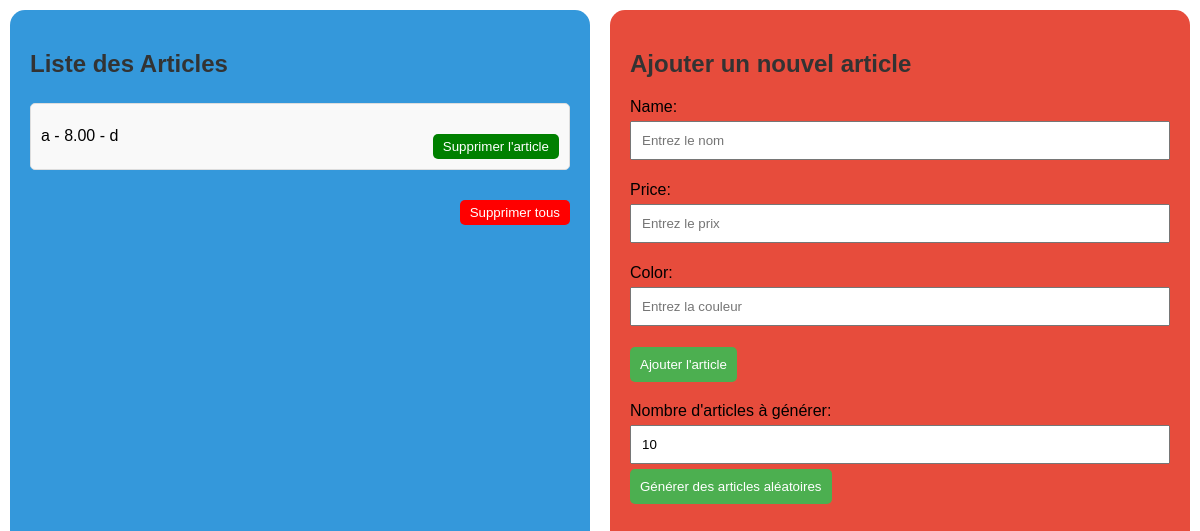
/article_list/, run on an earlier commit of the app's database.
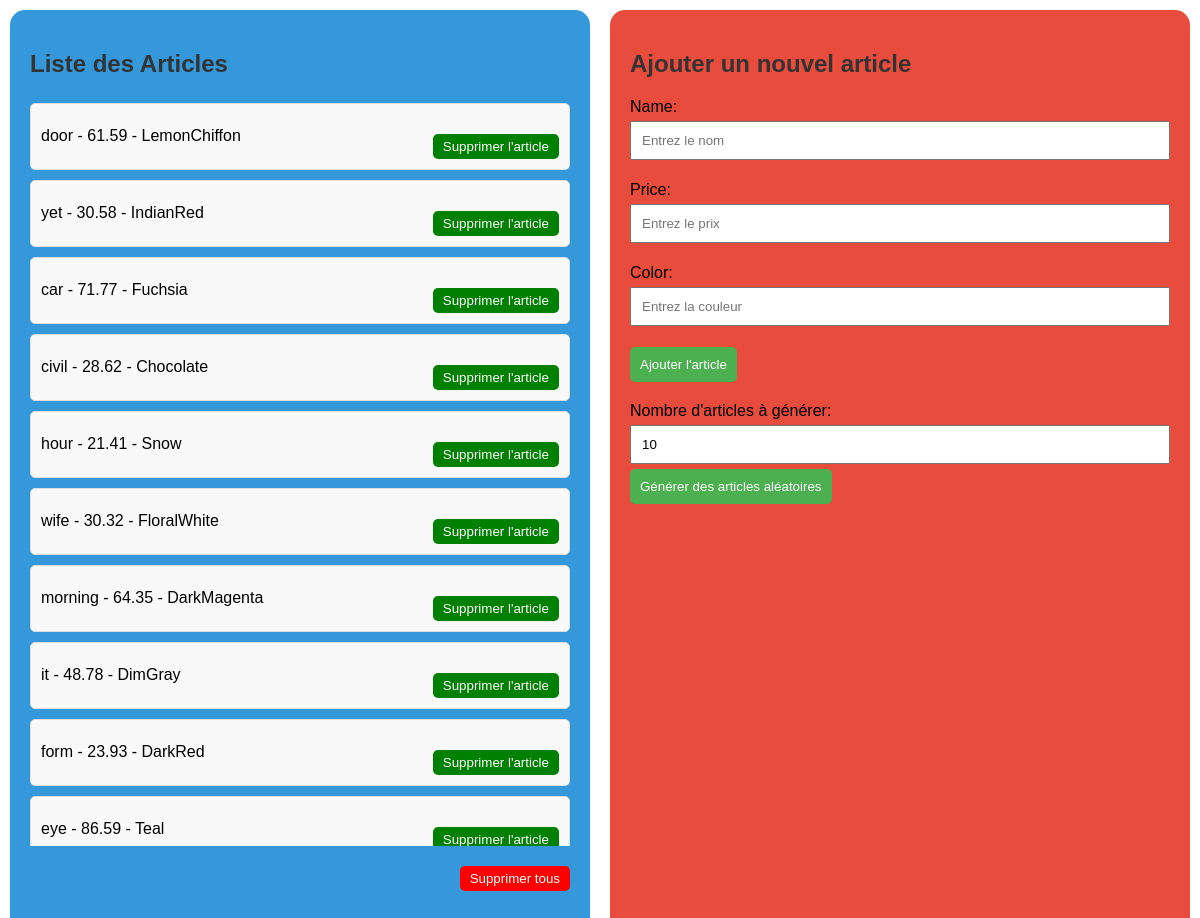
And on a later commit of the database.
### home_app/models.py (models this page shows)
class Article(models.Model):
    name = models.CharField(max_length=100)
    price = models.DecimalField(max_digits=10, decimal_places=2)
    color = models.CharField(max_length=50)

### home_app/views.py (the view)
# urls.py: path('article_list/', views.article_list, name='article_list'),
def article_list(request):
    articles = Article.objects.all()
    form = ArticleForm()
    if request.method == 'POST':
        form = ArticleForm(request.POST)
        if form.is_valid():
            form.save()
            return redirect('article_list')
    if request.method == 'POST' and 'generate_articles' in request.POST:
        article_count = int(request.POST.get('article_count', 10))
        generate_and_save_articles(article_count)
        return redirect('article_list')
    return render(request, 'article_list.html', {'articles': articles, 'form': form})

### home_app/forms.py
class ArticleForm(forms.ModelForm):
    class Meta:
        model = Article
        fields = ['name', 'price', 'color']
    def __init__(self, *args, **kwargs):
        super().__init__(*args, **kwargs)
        self.fields['name'].widget.attrs['placeholder'] = 'Entrez le nom'
        self.fields['price'].widget.attrs['placeholder'] = 'Entrez le prix'
        self.fields['color'].widget.attrs['placeholder'] = 'Entrez la couleur'

### home_app/templates/article_list.html (shortened to what this page needs)
{% load static %}
<!DOCTYPE html>
<html lang="en">
<head>
    <link rel="stylesheet" href="{% static 'css/styles.css' %}">
</head>
<body>
    <div class="container">
        <div class="left-column">
            <h2>Liste des Articles</h2>
            <div class="article-list-container">
                <ul class="article-list">
                    {% for article in articles %}
                        <li class="article-item">
                            <div class="article-info">
                                {{ article.name }} - {{ article.price }} - {{ article.color }}
                            </div>
                            <div class="delete-form">
                                <form method="post" action="{% url 'delete_article' article.id %}">
                                    <button type="submit" class="delete-button">Supprimer l'article</button>
                                </form>
                            </div>
                        </li>
                    {% endfor %}
                </ul>
            </div>
            <form method="post" action="{% url 'delete_all_articles' %}" class="delete-all-form">
                <button type="submit" class="delete-all-button">Supprimer tous</button>
            </form>
        </div>
        <div class="right-column">
            <h2>Ajouter un nouvel article</h2>
            <form method="post" action="{% url 'add_article' %}">
                {{ form.as_p }}
                <button type="submit">Ajouter l'article</button>
            </form>
            <form method="post" action="{% url 'article_list' %}">
                <label for="article_count">Nombre d'articles à générer:</label>
                <input type="number" name="article_count" id="article_count" value="10" min="1" max="100">
                <button type="submit" name="generate_articles">Générer des articles aléatoires</button>
            </form>
        </div>
    </div>
</body>
</html>

### static/css/styles.css (style rules this page uses)
body { font-family: Arial, sans-serif; margin: 0; }
h2 { color: #333; }
ul { list-style-type: none; padding: 0; }
li { border: 1px solid #ddd; margin: 5px 0; padding: 10px; background-color: #f9f9f9; border-radius: 5px; }
form { margin-top: 20px; }
input[type="text"], input[type="number"] { width: 100%; padding: 10px; margin: 5px 0; box-sizing: border-box; }
button { background-color: #4caf50; color: white; padding: 10px; border: none; border-radius: 5px; cursor: pointer; }
.article-list-container { overflow-y: auto; max-height: 83%; }
.article-list { list-style-type: none; padding: 0; margin: 0; }
.article-item { display: flex; justify-content: space-between; align-items: center; margin-bottom: 10px; }
.article-info { flex-grow: 1; }
.delete-form { display: flex; align-items: center; }
.delete-button { background-color: green; color: white; border: none; padding: 5px 10px; cursor: pointer; align-items: center; }
.delete-all-form { text-align: right; }
.delete-all-button { background-color: red; color: white; border: none; padding: 5px 10px; cursor: pointer; }
.container { display: flex; height: 100vh; }
.left-column, .right-column { flex: 1; padding: 20px; border-radius: 15px; }
.left-column { background-color: #3498db; margin: 10px; }
.right-column { background-color: #e74c3c; margin: 10px; }

What changed in the data, as far as the page shows it:
removed Article: name "a", price "8.00", color "d"
added Article: name "door", price "61.59", color "LemonChiffon"
added Article: name "yet", price "30.58", color "IndianRed"
added Article: name "car", price "71.77", color "Fuchsia"
added Article: name "civil", price "28.62", color "Chocolate"
added Article: name "hour", price "21.41", color "Snow"
added Article: name "wife", price "30.32", color "FloralWhite"
added Article: name "morning", price "64.35", color "DarkMagenta"
added Article: name "it", price "48.78", color "DimGray"
added Article: name "form", price "23.93", color "DarkRed"
added Article: name "eye", price "86.59", color "Teal"
